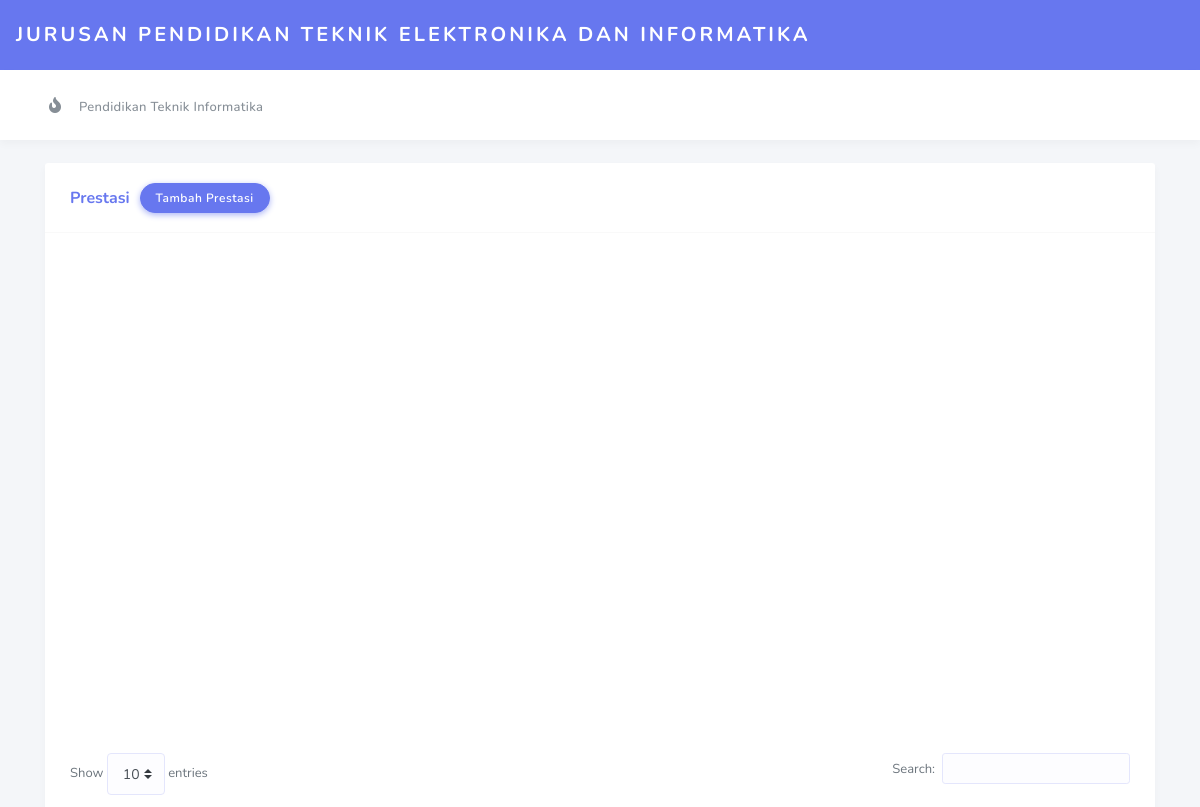
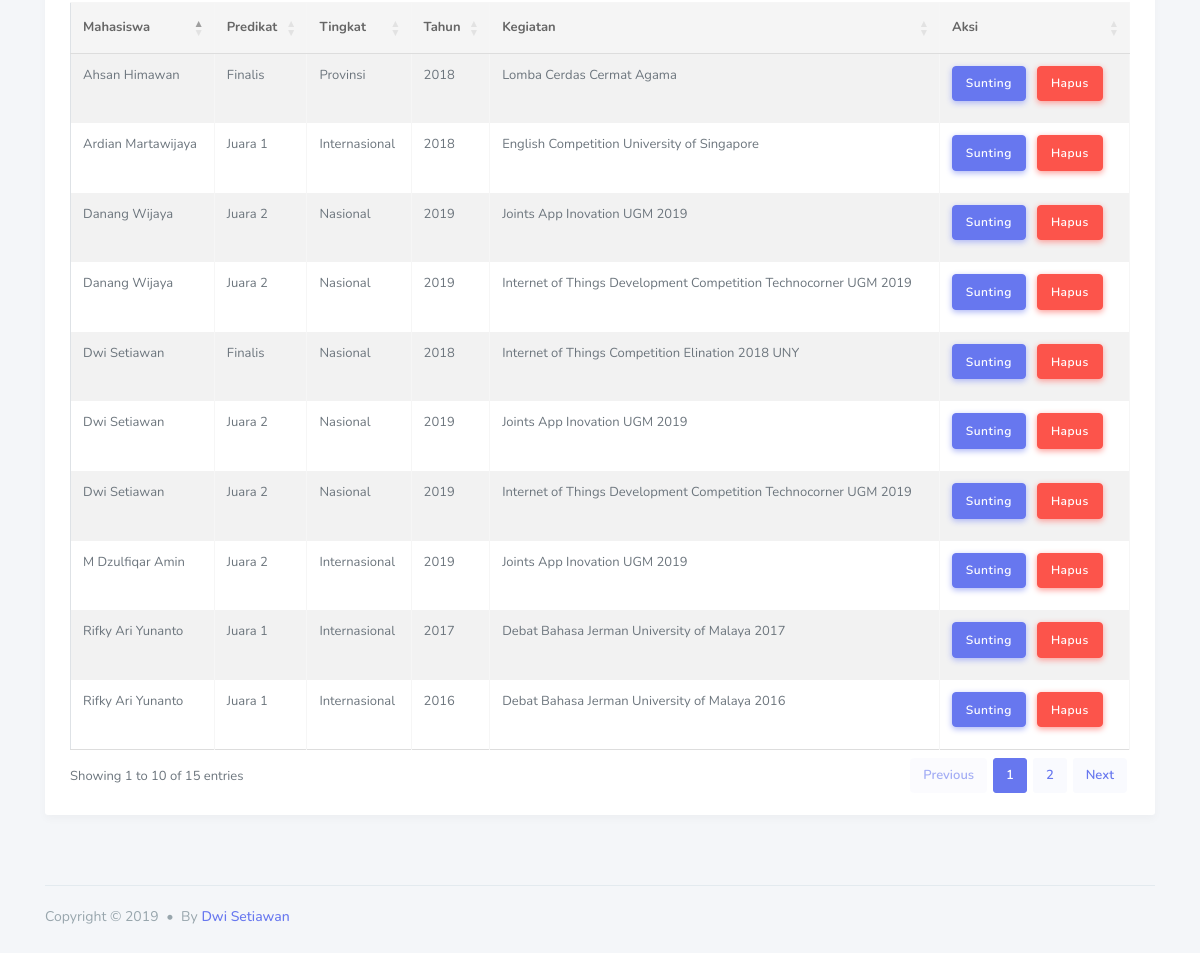
Screenshot of /index.php/prestasi with the database file from the repository (2 pictures, top to bottom).
### tables this page shows
CREATE TABLE `prestasi` (
  `id` int(11) NOT NULL,
  `mahasiswa` varchar(100) NOT NULL,
  `predikat` varchar(50) NOT NULL,
  `tingkat` varchar(50) NOT NULL,
  `tahun` year(4) NOT NULL,
  `kegiatan` varchar(100) NOT NULL
);

### application/controllers/Prestasi.php (called while the page is built, shortened)
<?php
class Prestasi extends CI_Controller {
    public function __construct(){
        $this->load->model('prestasi_model');
    }
    public function index(){
        $data = array(
            'title' => 'Data Prestasi',
            'data_prestasi' => $this->prestasi_model->getAll()
        );
        $this->load->view('data_prestasi',$data);
    }
}
?>

### index.php (called while the page is built, shortened)
<?php
require_once BASEPATH.'core/CodeIgniter.php';

### application/models/Prestasi_model.php (called while the page is built, shortened)
<?php
class Prestasi_model extends CI_Model{
    public function getAll(){
        $query = $this->db->select("*")->from('prestasi')->order_by('id','DESC')->get();
        return $query->result();
    }
}
?>

### application/views/data_prestasi.php (the view, shortened to what this page needs)
<!DOCTYPE html>
<html lang="en">
<head>
  <link rel="stylesheet" href="https://stackpath.bootstrapcdn.com/bootstrap/4.3.1/css/bootstrap.min.css">
  <link rel="stylesheet" href="https://use.fontawesome.com/releases/v5.7.2/css/all.css">
  <link rel="stylesheet" type="text/css" href="https://cdn.datatables.net/1.10.16/css/dataTables.bootstrap4.min.css">
  <link rel="stylesheet" href="https://cdn.datatables.net/select/1.3.0/css/select.dataTables.min.css">
  <link rel="stylesheet" href="<?php echo base_url();?>/assets/css/style.css">
  <link rel="stylesheet" href="<?php echo base_url();?>/assets/css/components.css">
</head>
<body class="layout-3">
  <div id="app">
    <div class="main-wrapper container">
      <div class="navbar-bg"></div>
      <nav class="navbar navbar-expand-lg main-navbar">
        <a href="#" class="navbar-brand sidebar-gone-hide">Jurusan Pendidikan Teknik Elektronika dan Informatika</a>
      </nav>
      <nav class="navbar navbar-secondary navbar-expand-lg">
        <div class="container">
          <ul class="navbar-nav">
            <li class="nav-item">
              <a href="#" class="nav-link"><i class="fas fa-fire"></i><span>Pendidikan Teknik Informatika</span></a>
            </li>
          </ul>
        </div>
      </nav>
      <div class="main-content">
        <section class="section">
          <div class="section-body">
            <div class="card">
              <div class="card-header">
                <h4>Prestasi</h4>
                <button class="btn btn-primary float-right" data-toggle="modal" data-target="#tambah">Tambah Prestasi</button>
              </div>
              <div class="card-body">
              <div id="chart_prestasi" style="width: 100%; height: 500px;"></div>
                  <div class="table-responsive">
                    <table id="tb_prestasi" class="table table-striped table-bordered table-hover">
                        <thead>
                          <tr>
                            <th>Mahasiswa</th>
                            <th>Predikat</th>
                            <th>Tingkat</th>
                            <th>Tahun</th>
                            <th>Kegiatan</th>
                            <th>Aksi</th>
                          </tr>
                        </thead>
                        <tbody>
                        <?php
                            foreach($data_prestasi as $hasil){
                        ?>
                          <tr>
                            <td><?php echo $hasil->mahasiswa ?></td>
                            <td><?php echo $hasil->predikat ?></td>
                            <td><?php echo $hasil->tingkat ?></td>
                            <td><?php echo $hasil->tahun ?></td>
                            <td><?php echo $hasil->kegiatan ?></td>
                            <td>
                              <div class="buttons">
                                <a class="btn btn-primary" href="<?php echo base_url() ?>prestasi/edit/<?php echo $hasil->id?>">Sunting</a>
                                <a class="btn btn-danger" href="<?php echo base_url()?>prestasi/hapus/<?php echo $hasil->id?>">Hapus</a>
                              </div>
                            </td>
                          </tr>
                        <?php } ?>
                        </tbody>
                      </table>
                  </div>
              </div>
            </div>
          </div>
        </section>
      </div>
      <footer class="main-footer">
        <div class="footer-left">
          Copyright &copy; 2019 <div class="bullet"></div> By <a href="http://dstwn.id">Dwi Setiawan</a>
        </div>
      </footer>
    </div>
  </div>
</body>
</html>

### rows the page displays
prestasi: mahasiswa "Ahsan Himawan", predikat "Finalis", tingkat "Provinsi", tahun "2018", kegiatan "Lomba Cerdas Cermat Agama"
prestasi: mahasiswa "Ardian Martawijaya", predikat "Juara 1", tingkat "Internasional", tahun "2018", kegiatan "English Competition University of Singapore"
prestasi: mahasiswa "Rifky Ari Yunanto", predikat "Juara 1", tingkat "Internasional", tahun "2017", kegiatan "Debat Bahasa Jerman University of Malaya 2017"
prestasi: mahasiswa "Rifky Ari Yunanto", predikat "Juara 1", tingkat "Internasional", tahun "2016", kegiatan "Debat Bahasa Jerman University of Malaya 2016"
prestasi: mahasiswa "Dwi Setiawan", predikat "Finalis", tingkat "Nasional", tahun "2018", kegiatan "Internet of Things Competition Elination 2018 UNY"
prestasi: mahasiswa "Danang Wijaya", predikat "Juara 2", tingkat "Nasional", tahun "2019", kegiatan "Joints App Inovation UGM 2019"
prestasi: mahasiswa "M Dzulfiqar Amin", predikat "Juara 2", tingkat "Internasional", tahun "2019", kegiatan "Joints App Inovation UGM 2019"
prestasi: mahasiswa "Dwi Setiawan", predikat "Juara 2", tingkat "Nasional", tahun "2019", kegiatan "Joints App Inovation UGM 2019"
prestasi: mahasiswa "Danang Wijaya", predikat "Juara 2", tingkat "Nasional", tahun "2019", kegiatan "Internet of Things Development Competition Technocorner UGM 2019"
prestasi: mahasiswa "Dwi Setiawan", predikat "Juara 2", tingkat "Nasional", tahun "2019", kegiatan "Internet of Things Development Competition Technocorner UGM 2019"
